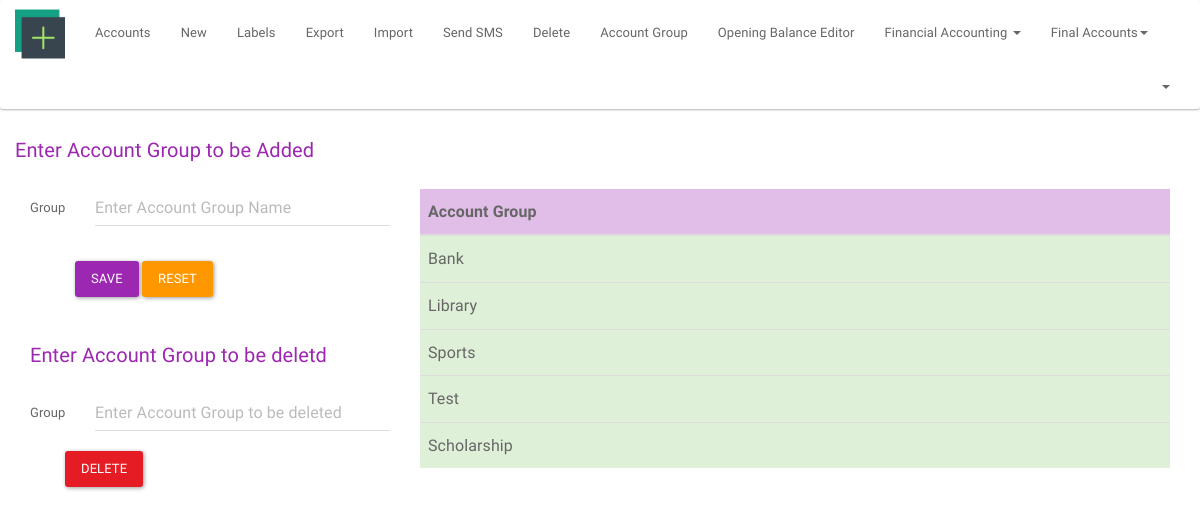
Before: /index.php/accounts/account_group with the older database file.
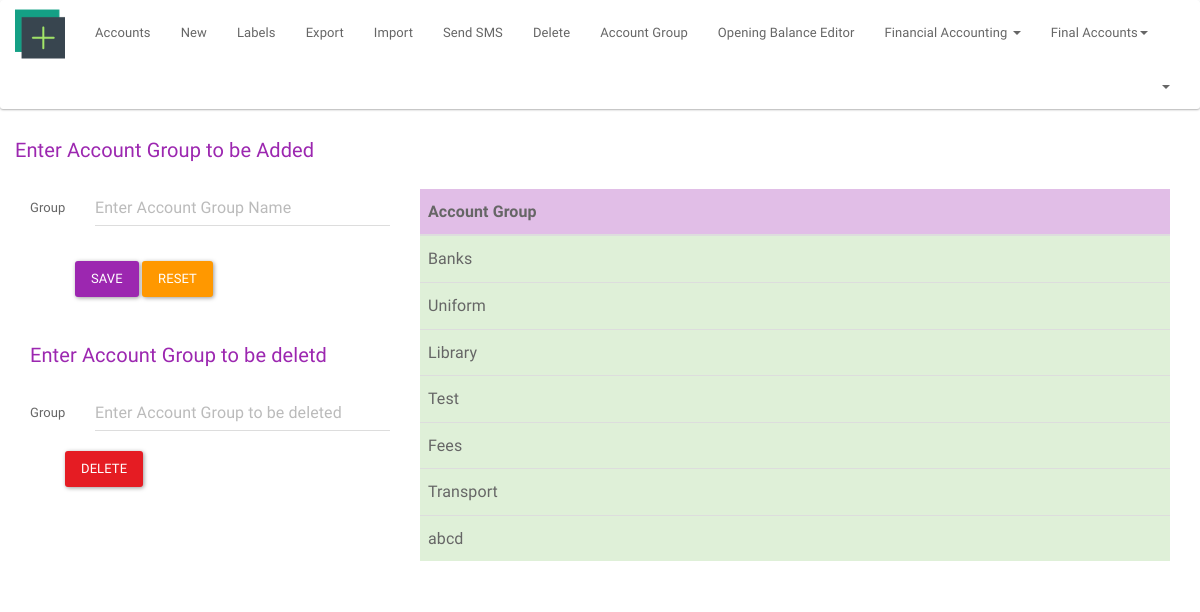
After: the same page with the newer database file.
### tables this page shows
CREATE TABLE `account_group` (
  `account_group_id` int(11) NOT NULL,
  `account_group_name` varchar(35) NOT NULL
);

### application/controllers/accounts.php (called while the page is built, shortened)
<?php
class Accounts extends MY_Controller{
    public function __construct()
    {
        $this->load->model('get_header_info','ghi');
        $username = $this->ghi->get_admin();
        $this->load->view('private/accounts/header',['username'=>$username]);
        $this->load->view('private/accounts/footer');
    }
    public function account_group()
    {
        $form_validation='account_group';
        $table_name='account_group';
        $view='accounts/account_group';
        $field='account_group_name';
        $this->insert_genric($form_validation,$table_name,$view,$field);
    }
}

### index.php (called while the page is built, shortened)
<?php
require_once BASEPATH.'core/CodeIgniter.php';

### application/core/MY_Controller.php (called while the page is built, shortened)
<?php
class MY_Controller extends CI_Controller{
    public function insert_genric($form_validation,$table_name,$view,$field)
    {
        if ($this->form_validation->run($form_validation)) {
            $this->load->model('add_model', 'am');
            $post = $this->input->post();
            unset($post['submit']);
            if ($this->am->insert_data($table_name,$post)) {
                $this->load->model('get_model', 'gm');
                $array = $this->gm->get_list($field,$table_name);
                $this->load->view('private/'.$view,['view'=>$array]);
            } else {
                echo 'Query failed in inserting record';
            }
        } else {
            $this->load->model('get_model', 'gm');
            $array = $this->gm->get_list($field,$table_name);
            $this->load->view('private/'.$view,['view'=>$array]);
        }
    }
}

### application/models/get_model.php (called while the page is built, shortened)
<?php
class Get_model extends MY_Model
{
    public function get_list($field,$table_name)
    {
        $query = $this->db->select($field)->get($table_name);
        $res = $query->result();
        $array=json_decode(json_encode($res),true);
        return $array;
    }
}

### application/views/private/accounts/account_group.php (the view, shortened to what this page needs)
<div class="container">
    <div class="row">
        <p style="font-size: 20px; margin-top:0px;" class="text-info">Enter Account Group to be Added</p>
        <div class="col-lg-4">
            <?php echo form_open('accounts/account_group', ['class' => 'form-horizontal']); ?>
            <div class="form-group">
                <label for="inputText" class="col-lg-2 control-label">Group</label>
                <div class="col-lg-10">
                    <?php echo form_input(['name' => 'account_group_name', 'class' => 'form-control',
                        'placeholder' => 'Enter Account Group Name',
                        'value' => set_value('account_group_name')]);
                    ?>
                </div>
            </div>
            <?php echo form_submit(['name' => 'submit', 'value' => 'Save', 'class' => 'btn btn-info',
                'style' => 'margin-left:45px; margin-top:20px;']),
            form_reset(['name' => 'reset', 'value' => 'reset', 'class' => 'btn btn-warning',
                'style' => 'margin-top:20px;']); ?>
            <?php echo form_close();?>
            <p style="font-size: 20px; margin-top: 40px;" class="text-info">Enter Account Group to be deletd</p>
            <?php echo form_open('accounts/account_group_del', ['class' => 'form-horizontal']); ?>
            <div class="form-group">
                <label for="inputText" class="col-lg-2 control-label">Group</label>
                <div class="col-lg-10">
                    <?php  echo form_input(['name' => 'account_group_delete', 'class' => 'form-control',
                        'placeholder' => 'Enter Account Group to be deleted',
                        'value' => set_value('account_group_delete')]);
                    ?>
                </div>
                <input type="submit" name="del_account_group" class="btn btn-danger" value="DELETE" style="margin-left: 50px; margin-top: 20px;">
            </div>
        </div>
        <div class="col-lg-8">
            <table class="table table-hover ">
                <thead>
                <tr class="info">
                    <th>Account Group</th>
                </tr>
                </thead>
                <tbody>
                <?php if (count($view)): ?>
                    <?php
                    foreach ($view as $account_group) {
                        echo "<tr class='success'><td>" . $account_group['account_group_name'] . '<br>' . "</td></tr>";
                    }
                    ?>
                <?php else: ?>
                    <tr>
                        <td>No Records Found</td>
                    </tr>
                <?php endif; ?>
                </tbody>
            </table>
        </div>
    </div>
</div>

### application/views/private/accounts/header.php (shortened to what this page needs)
<html>
<head>
    <link href="<?= base_url() ?>public/assets/css/bootswatch_paper.css" rel="stylesheet"/>
    <link href="<?= base_url() ?>public/assets/css/font-awesome.min.css" rel="stylesheet">
    <link href='<?= base_url() ?>public/assets/css/google_fonts.css' rel='stylesheet' type='text/css'>
</head>
<body>
<nav class="navbar navbar-default">
    <div class="container-fluid">
        <div class="navbar-header">
            <a class="navbar-brand" href="<?= site_url('dashboard/') ?>"><img
                        src="<?= base_url() ?>public/assets/img/dash.png" style="margin-top: -12px;" height="50" width="50"></a>
        </div>
        <div class="collapse navbar-collapse" id="bs-example-navbar-collapse-1">
            <ul class="nav navbar-nav">
                <li><a href="<?= site_url('accounts'); ?>">Accounts</a></li>
                <li><a href="<?= site_url('accounts/new_account'); ?>">New</a></li>
                <li><a href="<?=site_url('accounts/labels'); ?>">Labels</a></li>
                <li><a href="<?=site_url('accounts/export'); ?>">Export</a></li>
                <li><a href="<?=site_url('accounts/import'); ?>">Import</a></li>
                <li><a href="<?=site_url('accounts/send_sms'); ?>">Send SMS</a></li>
                <li><a href="<?= site_url('accounts/account_del'); ?>">Delete</a></li>
                <li><a href="<?=site_url('accounts/account_group'); ?>">Account Group</a></li>
                <li><a href="<?=site_url('accounts/open_balance_editor'); ?>">Opening Balance Editor</a></li>
                <li class="dropdown">
                    <a href="#" class="dropdown-toggle" data-toggle="dropdown" role="button" aria-expanded="false">Financial Accounting <span class="caret"></span></a>
                </li>
                <li class="dropdown">
                    <a href="#" class="dropdown-toggle" data-toggle="dropdown" role="button" aria-expanded="false">Final Accounts<span class="caret"></span></a>
                </li>
            </ul>
            <ul class="nav navbar-nav navbar-right">
                <li class="dropdown">
                    <a href="#" class="dropdown-toggle" data-toggle="dropdown" role="button" aria-expanded="false">
                        <span class="caret"></span></a>
                </li>
            </ul>
        </div>
    </div>
</nav>

### application/views/private/accounts/footer.php (shortened to what this page needs)
</body>
</html>

Changed rows visible on the page:
removed account_group: account_group_name "Bank"
removed account_group: account_group_name "Sports"
removed account_group: account_group_name "Scholarship"
added account_group: account_group_name "Banks"
added account_group: account_group_name "Uniform"
added account_group: account_group_name "Fees"
added account_group: account_group_name "Transport"
added account_group: account_group_name "abcd"
